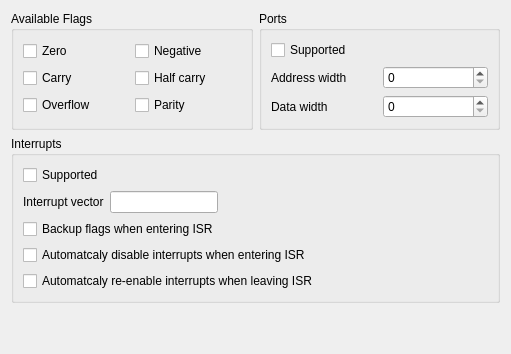
     <widget class="QWidget" name="tabMiscellaneous">
      <attribute name="title">
       <string>Miscellaneous</string>
      </attribute>
      <layout class="QGridLayout" name="gridLayout_3">
       <item row="0" column="1">
        <widget class="QGroupBox" name="groupBox_6">
         <property name="title">
          <string>Ports</string>
         </property>
         <layout class="QGridLayout" name="gridLayout">
          <item row="1" column="0">
           <widget class="QLabel" name="label_4">
            <property name="text">
             <string>Address width</string>
            </property>
           </widget>
          </item>
          <item row="1" column="1">
           <widget class="QSpinBox" name="spinBox"/>
          </item>
          <item row="2" column="0">
           <widget class="QLabel" name="label_5">
            <property name="text">
             <string>Data width</string>
            </property>
           </widget>
          </item>
          <item row="2" column="1">
           <widget class="QSpinBox" name="spinBox_2"/>
          </item>
          <item row="0" column="0" colspan="2">
           <widget class="QCheckBox" name="checkBox">
            <property name="text">
             <string>Supported</string>
            </property>
           </widget>
          </item>
         </layout>
        </widget>
       </item>
       <item row="0" column="0">
        <widget class="QGroupBox" name="groupBox_7">
         <property name="title">
          <string>Available Flags</string>
         </property>
         <layout class="QGridLayout" name="gridLayout_5">
          <item row="2" column="1">
           <widget class="QCheckBox" name="checkBox_7">
            <property name="text">
             <string>Parity</string>
            </property>
           </widget>
          </item>
          <item row="0" column="0">
           <widget class="QCheckBox" name="checkBox_2">
            <property name="text">
             <string>Zero</string>
            </property>
           </widget>
          </item>
          <item row="1" column="0">
           <widget class="QCheckBox" name="checkBox_3">
            <property name="text">
             <string>Carry</string>
            </property>
           </widget>
          </item>
          <item row="2" column="0">
           <widget class="QCheckBox" name="checkBox_4">
            <property name="text">
             <string>Overflow</string>
            </property>
           </widget>
          </item>
          <item row="1" column="1">
           <widget class="QCheckBox" name="checkBox_6">
            <property name="text">
             <string>Half carry</string>
            </property>
           </widget>
          </item>
          <item row="0" column="1">
           <widget class="QCheckBox" name="checkBox_5">
            <property name="text">
             <string>Negative</string>
            </property>
           </widget>
          </item>
         </layout>
        </widget>
       </item>
       <item row="1" column="0" colspan="2">
        <widget class="QGroupBox" name="groupBox_8">
         <property name="title">
          <string>Interrupts</string>
         </property>
         <layout class="QGridLayout" name="gridLayout_4">
          <item row="1" column="0">
           <widget class="QLabel" name="label_2">
            <property name="sizePolicy">
             <sizepolicy hsizetype="Preferred" vsizetype="Preferred">
              <horstretch>0</horstretch>
              <verstretch>0</verstretch>
             </sizepolicy>
            </property>
            <property name="text">
             <string>Interrupt vector</string>
            </property>
            <property name="alignment">
             <set>Qt::AlignLeading|Qt::AlignLeft|Qt::AlignVCenter</set>
            </property>
           </widget>
          </item>
          <item row="1" column="1">
           <widget class="QLineEdit" name="lineEdit_2">
            <property name="sizePolicy">
             <sizepolicy hsizetype="Fixed" vsizetype="Fixed">
              <horstretch>0</horstretch>
              <verstretch>0</verstretch>
             </sizepolicy>
            </property>
           </widget>
          </item>
          <item row="1" column="2">
           <spacer name="horizontalSpacer">
            <property name="orientation">
             <enum>Qt::Horizontal</enum>
            </property>
            <property name="sizeHint" stdset="0">
             <size>
              <width>264</width>
              <height>20</height>
             </size>
            </property>
           </spacer>
          </item>
          <item row="2" column="0" colspan="3">
           <widget class="QCheckBox" name="checkBox_9">
            <property name="text">
             <string>Backup flags when entering ISR</string>
            </property>
           </widget>
          </item>
          <item row="3" column="0" colspan="3">
           <widget class="QCheckBox" name="checkBox_10">
            <property name="text">
             <string>Automatcaly disable interrupts when entering ISR</string>
            </property>
           </widget>
          </item>
          <item row="4" column="0" colspan="3">
           <widget class="QCheckBox" name="checkBox_11">
            <property name="text">
             <string>Automatcaly re-enable interrupts when leaving ISR</string>
            </property>
           </widget>
          </item>
          <item row="0" column="0" colspan="3">
           <widget class="QCheckBox" name="checkBox_8">
            <property name="text">
             <string>Supported</string>
            </property>
           </widget>
          </item>
         </layout>
        </widget>
       </item>
       <item row="2" column="0" colspan="2">
        <spacer name="verticalSpacer">
         <property name="orientation">
          <enum>Qt::Vertical</enum>
         </property>
         <property name="sizeHint" stdset="0">
          <size>
           <width>20</width>
           <height>40</height>
          </size>
         </property>
        </spacer>
       </item>
      </layout>
     </widget>
